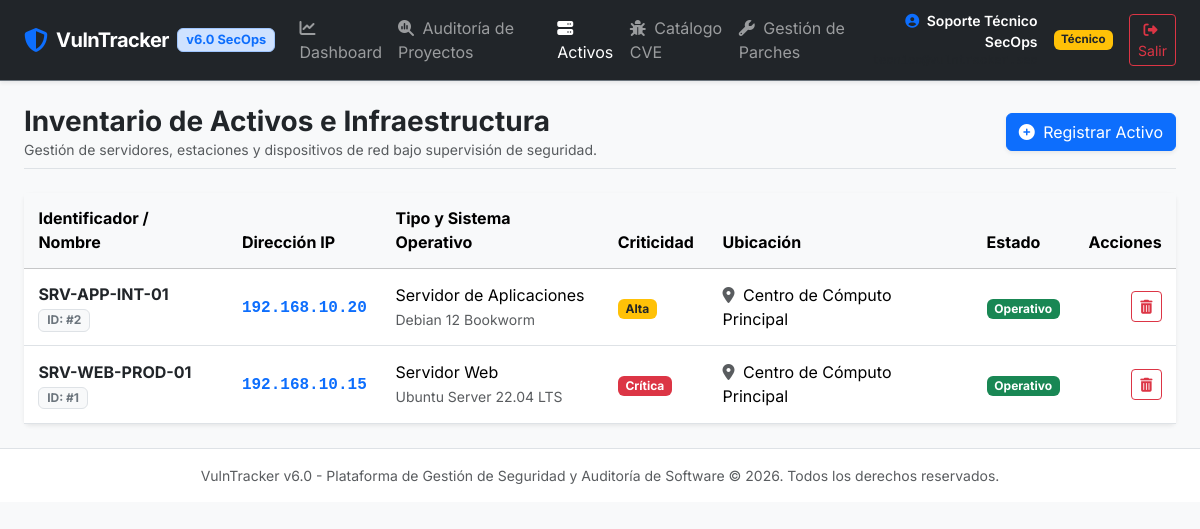
Screenshot of /activos (signed in) with the database file from the repository.
### tables this page shows
CREATE TABLE activos (
        id INTEGER PRIMARY KEY AUTOINCREMENT,
        nombre TEXT NOT NULL,
        ip TEXT NOT NULL,
        tipo TEXT NOT NULL,
        sistema_operativo TEXT NOT NULL,
        criticidad TEXT NOT NULL CHECK(criticidad IN ('Baja', 'Media', 'Alta', 'Crítica')),
        ubicacion TEXT NOT NULL,
        estado TEXT NOT NULL DEFAULT 'Operativo' CHECK(estado IN ('Operativo', 'Mantenimiento', 'Fuera de Línea'))
    );

### app.py (the view, shortened to what this page needs)
@app.route('/activos', methods=['GET', 'POST'])
@login_required
def activos():
    db = get_db()
    activos_list = db.execute('SELECT * FROM activos ORDER BY id DESC').fetchall()
    return render_template('activos.html', activos=activos_list)

### app.py (called while the page is built)
def get_db():
    if 'db' not in g:
        if DATABASE_URL:
            import psycopg2
            url = DATABASE_URL
            if url.startswith("postgres://"):
                url = url.replace("postgres://", "postgresql://", 1)
            conn = psycopg2.connect(url)
            g.db = DBWrapper(conn, is_pg=True)
        else:
            conn = sqlite3.connect(DB_FILE)
            conn.row_factory = sqlite3.Row
            g.db = DBWrapper(conn, is_pg=False)
    return g.db

def login_required(f):
    @wraps(f)
    def decorated_function(*args, **kwargs):
        if 'user_id' not in session:
            flash('Por favor inicie sesión para acceder al sistema.', 'warning')
            return redirect(url_for('login'))
        return f(*args, **kwargs)
    return decorated_function

    def execute(self, sql, params=()):
        if self.is_pg:
            import psycopg2.extras
            cursor = self.conn.cursor(cursor_factory=psycopg2.extras.DictCursor)
            converted_sql = self._convert_sql(sql)
            cursor.execute(converted_sql, params)
            return cursor
        else:
            cursor = self.conn.cursor()
            cursor.execute(sql, params)
            return cursor

    def close(self):
        self.conn.close()

### templates/activos.html (shortened to what this page needs)
{% extends "base.html" %}
{% block content %}
<div class="d-flex justify-content-between align-items-center mb-4 pb-2 border-bottom">
    <div>
        <h2 class="h3 fw-bold text-dark mb-0">Inventario de Activos e Infraestructura</h2>
        <p class="text-muted small mb-0">Gestión de servidores, estaciones y dispositivos de red bajo supervisión de seguridad.</p>
    </div>
    <button class="btn btn-primary shadow-sm" data-bs-toggle="modal" data-bs-target="#modalNuevoActivo">
        <i class="fa-solid fa-plus-circle me-1"></i> Registrar Activo
    </button>
</div>
<div class="card shadow-sm border-0">
    <div class="card-body p-0">
        <div class="table-responsive">
            <table class="table table-hover align-middle mb-0">
                <thead class="table-light">
                    <tr>
                        <th>Identificador / Nombre</th>
                        <th>Dirección IP</th>
                        <th>Tipo y Sistema Operativo</th>
                        <th>Criticidad</th>
                        <th>Ubicación</th>
                        <th>Estado</th>
                        <th class="text-end">Acciones</th>
                    </tr>
                </thead>
                <tbody>
                    {% for a in activos %}
                    <tr>
                        <td>
                            <div class="fw-bold text-dark">{{ a.nombre }}</div>
                            <span class="badge bg-light text-secondary border">ID: #{{ a.id }}</span>
                        </td>
                        <td>
                            <span class="font-monospace text-primary fw-semibold">{{ a.ip }}</span>
                        </td>
                        <td>
                            <div>{{ a.tipo }}</div>
                            <small class="text-muted">{{ a.sistema_operativo }}</small>
                        </td>
                        <td>
                            <span class="badge {% if a.criticidad == 'Crítica' %}bg-danger{% elif a.criticidad == 'Alta' %}bg-warning text-dark{% elif a.criticidad == 'Media' %}bg-info text-dark{% else %}bg-secondary{% endif %}">
                                {{ a.criticidad }}
                            </span>
                        </td>
                        <td>
                            <i class="fa-solid fa-location-dot text-muted me-1"></i> {{ a.ubicacion }}
                        </td>
                        <td>
                            <span class="badge {% if a.estado == 'Operativo' %}bg-success{% elif a.estado == 'Mantenimiento' %}bg-warning text-dark{% else %}bg-danger{% endif %}">
                                {{ a.estado }}
                            </span>
                        </td>
                        <td class="text-end">
                            <form action="{{ url_for('eliminar_activo', activo_id=a.id) }}" method="POST" class="d-inline" onsubmit="return confirm('¿Está seguro de eliminar este activo tecnológico?');">
                                <button type="submit" class="btn btn-sm btn-outline-danger" title="Eliminar activo">
                                    <i class="fa-solid fa-trash-can"></i>
                                </button>
                            </form>
                        </td>
                    </tr>
                    {% else %}
                    <tr>
                        <td colspan="7" class="text-center py-4 text-muted">No existen activos registrados en la infraestructura.</td>
                    </tr>
                    {% endfor %}
                </tbody>
            </table>
        </div>
    </div>
</div>
{% endblock %}

### static/css/style.css (style rules this page uses)
:root { --vt-font-sans: 'Inter', -apple-system, BlinkMacSystemFont, "Segoe UI", Roboto, sans-serif; }
body { font-family: var(--vt-font-sans); color: #2b3035; background-color: #f4f6f9; }
.card { transition: transform 0.15s ease-in-out, box-shadow 0.15s ease-in-out; }
.table > :not(caption) > * > * { padding: 0.85rem 0.9rem; }

### rows the page displays
activos: nombre "SRV-APP-INT-01", id "2", ip "192.168.10.20", tipo "Servidor de Aplicaciones", sistema_operativo "Debian 12 Bookworm", criticidad "Alta", ubicacion "Centro de Cómputo Principal", estado "Operativo"
activos: nombre "SRV-WEB-PROD-01", id "1", ip "192.168.10.15", tipo "Servidor Web", sistema_operativo "Ubuntu Server 22.04 LTS", criticidad "Crítica", ubicacion "Centro de Cómputo Principal", estado "Operativo"

### other values shown
{{ session.get('nombre') }} "Soporte Técnico SecOps"
{{ session.get('rol') }} "Técnico"
